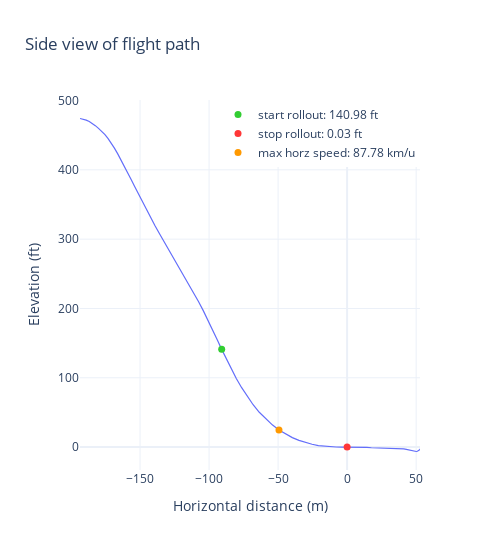

Here is the notebook cell this chart was saved with:
### Markdown cell above
### Side View Of Flight Path

A profile view of the flight path: This perspective offers a clear observation of the landing's rollout, revealing the steepness and proximity to the gate during the approach. Additionally, it provides insight into the altitude at which the maneuver was initiated.

### Code cell
landing_viz.plt_side_view()

### Figure 1 — Plotly figure (JSON) as saved in the notebook; plotly's stock layout.template omitted (floating-point values rounded to 4 significant figures)
{"data": [{"hovertemplate": "Elevation: %{y:.2f} ft <extra></extra>", "line": {"color": "#636EFA", "width": 1.2}, "name": "Elevation", "showlegend": false, "type": "scatter", "x": [-193.5, -191.2, -189.0, -186.8, -184.6, -182.4, -180.1, -177.7, -175.4, -173.1, -170.8, -168.6, -166.3, -163.9, -161.5, -159.0, -156.5, -153.8, -151.1, -148.3, -145.4, -142.3, -139.2, -135.9, -132.5, -129.0, -125.5, -121.9, -118.3, -114.7, -111.2, -107.7, -104.2, -100.8, -97.46, -94.17, -90.85, -87.41, -83.91, -80.27, -76.39, -72.33, -68.09, -63.63, -59.0, -54.21, -49.36, -44.52, -39.68, -34.86, -30.1, -25.41, -20.84, -16.39, -12.08, -7.927, -3.889, 0, 3.758, 7.395, 10.9, 14.32, 17.58, 20.68, 23.65, 26.53, 29.27, 31.91, 34.41, 36.77, 38.96, 41.03, 42.91, 44.6, 46.25, 47.8, 49.07, 50.1, 50.91, 51.6, 52.07, 52.35, 52.57, 52.73, 52.8], "y": [474.1, 473.1, 471.7, 469.7, 467.1, 463.8, 459.8, 455.6, 450.8, 445.0, 438.5, 431.3, 423.4, 415.0, 405.9, 396.2, 386.1, 375.7, 364.9, 353.8, 342.6, 331.1, 319.4, 307.7, 296.0, 284.2, 272.3, 260.4, 248.2, 235.9, 223.1, 210.1, 196.9, 183.2, 169.4, 155.2, 141.0, 126.7, 112.6, 98.93, 85.7, 73.05, 61.13, 50.23, 40.63, 32.07, 24.77, 18.64, 13.62, 9.659, 6.529, 4.019, 2.172, 1.119, 0.3182, 0.1181, 0.009843, 0.02953, 0.0689, -0.03937, -0.1345, -0.4331, -0.9449, -1.125, -1.148, -1.237, -1.302, -1.621, -1.834, -2.1, -2.444, -2.7, -3.232, -3.99, -5.233, -6.161, -6.385, -6.365, -6.086, -5.525, -5.253, -4.573, -3.862, -3.245, -2.392]}, {"marker": {"color": "#32CD32", "size": 7}, "mode": "markers", "name": "start rollout: 140.98 ft", "type": "scatter", "x": [-90.85], "y": [141.0]}, {"marker": {"color": "#FF3737", "size": 7}, "mode": "markers", "name": "stop rollout: 0.03 ft", "type": "scatter", "x": [0], "y": [0.02953]}, {"marker": {"color": "#FF9900", "size": 7}, "mode": "markers", "name": "max horz speed: 87.78 km/u", "type": "scatter", "x": [-49.36], "y": [24.77]}], "layout": {"height": 550, "hovermode": "x unified", "legend": {"x": 1, "xanchor": "right", "y": 1, "yanchor": "top"}, "title": {"text": "Side view of flight path"}, "width": 500, "xaxis": {"autorange": true, "range": [-193.5, 52.8], "title": {"text": "Horizontal distance (m)"}, "type": "linear"}, "yaxis": {"autorange": true, "range": [-33.08, 500.8], "title": {"text": "Elevation (ft)"}, "type": "linear"}}}
